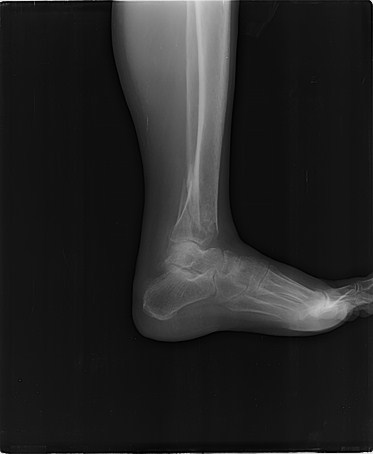
#> input picture ID001-xray.png, 373 x 454 px, found by its file name
$ python 07_noise_floor.py
#> lines starting #> are read from the running program, lines starting #| are printed output that depends on the picture
### multi-agent-single-model/qwen3.8-27b/ID001-xray_analysis/scripts/common.py
import os
import numpy as np
import cv2
from PIL import Image

BASE = "/home/ralph/projects/ufsc/pablo-xray-tests-claude/ID001-xray_analysis"
IMG_DIR = os.path.join(BASE, "images")
ORIG = os.path.join(IMG_DIR, "ID001-xray.png")


def load_gray():
    img = Image.open(ORIG).convert("L")
    return np.array(img, dtype=np.uint8)


def load_rgb():
    return np.array(Image.open(ORIG), dtype=np.uint8)


def clahe(gray, clip=3.0, tile=(8, 8)):
    return cv2.createCLAHE(clipLimit=clip, tileGridSize=tile).apply(gray)


# [16 lines left out: functions crop_zoom, save, not called in this run]


def unsharp(gray, sigma=2.0, amount=2.0):
    blurred = cv2.GaussianBlur(gray, (0, 0), sigma)
    return np.clip(gray.astype(np.int16) + amount * (gray.astype(np.int16) - blurred.astype(np.int16)), 0, 255).astype(np.uint8)

### multi-agent-single-model/qwen3.8-27b/ID001-xray_analysis/scripts/07_noise_floor.py
"""[15] Noise floor / practical detection limit, measured on the ORIGINAL only. Outputs a chart figure."""
import os
import sys
import cv2
import numpy as np
import matplotlib
matplotlib.use("Agg")
import matplotlib.pyplot as plt
sys.path.insert(0, os.path.dirname(os.path.abspath(__file__)))
from common import load_gray, save, BASE

g = load_gray()

rois = {
    "upper-left": (60, 180, 30, 100),
    "lower-left": (220, 340, 30, 100),
    "upper-right": (20, 200, 330, 365),
}
sigmas = {}
for name, (y0, y1, x0, x1) in rois.items():
    patch = g[y0:y1, x0:x1].astype(np.float64)
    sigmas[name] = float(patch.std())
    print(f"background ROI {name}: mean={patch.mean():.1f} sigma={patch.std():.2f}")
#> this loop made 3 passes
#| background ROI upper-left: mean=16.9 sigma=1.27
#| background ROI lower-left: mean=18.0 sigma=1.24
#| background ROI upper-right: mean=20.1 sigma=1.09
#> pass 1, `patch = g[y0:y1, x0:x1].astype(np.float64)`:
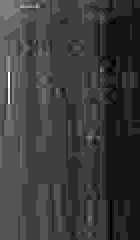
#> patch: shape (120, 70) float64 (shown 2 times larger); min 14, max 26, mean 16.9; drawn with min black and max white
#> pass 2, `patch = g[y0:y1, x0:x1].astype(np.float64)`:
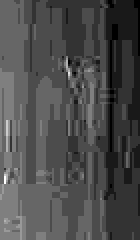
#> patch: shape (120, 70) float64 (shown 2 times larger); min 15, max 25, mean 18; drawn with min black and max white
#> pass 3, `patch = g[y0:y1, x0:x1].astype(np.float64)`:
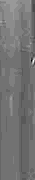
#> patch: shape (180, 35) float64; min 11, max 31, mean 20.1; drawn with min black and max white
#> after the loop, sigmas = {'upper-left': 1.27, 'lower-left': 1.24, 'upper-right': 1.09}


def edge_fwhm(profile, x0, y0, x1, direction="rising"):
#> called with profile = array of shape (35,), x0 = 135, y0 = 295, x1 = 170, direction = 'rising'
    p = profile.astype(np.float64)
#> p = 35 values, max 71 at index 16, min 30 at index 0, mean 57.2
    grad = np.gradient(p)
#> grad = 35 values, max 10 at index 8, min -6 at index 17, mean 0.971
    i = int(np.argmax(np.abs(grad)))
#> i = 8
    seg = p[max(0, i - 10):i + 10]
#> seg = 18 values, max 71 at index 16, min 30 at index 0, mean 53.06
    lo, hi = seg.min(), seg.max()
#> lo = 30; hi = 71
    if hi - lo < 5:
        return None, i
    rising = seg >= (lo + 0.5 * (hi - lo))
    idx = np.where(rising)[0]
#> idx = [9, 10, 11, 12, 13, 14, 15, 16, 17]
    return (idx.max() - idx.min() + 1) if len(idx) else None, i + max(0, i - 10)


# vertical edge: posterior calcaneal cortical rim at y=295 (profile across x)
fw1, _ = edge_fwhm(g[295, 135:170], 135, 295, 170)
#> fw1 = 9
# vertical edge: anterior tibial cortex mid-shaft at y=120 (profile across x)
fw2, _ = edge_fwhm(g[120, 195:235], 195, 120, 235)
#> fw2 = 6
# horizontal edge: distal tibial plafond at x=190 (profile across y)
fw3, _ = edge_fwhm(g[225:250, 190], 225, 190, 250)
#> fw3 = 11
print("edge FWHM px: calcaneal rim:", fw1, " tibial cortex y120:", fw2, " tibial plafond x190:", fw3)
#| edge FWHM px: calcaneal rim: 9  tibial cortex y120: 6  tibial plafond x190: 11

sigma_bg = float(np.mean(list(sigmas.values())))
#> sigma_bg = 1.2
fwhm = float(np.mean([v for v in (fw1, fw2, fw3) if v]))
#> fwhm = 8.67

fig, axes = plt.subplots(1, 2, figsize=(11, 4.5))
axes[0].bar(sigmas.keys(), sigmas.values(), color="#4878a8")
axes[0].set_title("Background noise sigma (grey levels), anatomy-free ROIs (original)")
axes[0].set_ylabel("sigma")
for i, v in enumerate(sigmas.values()):
    axes[0].text(i, v + 0.1, f"{v:.2f}", ha="center", fontsize=9)
#> this loop made 3 passes
#> v on passes 1 to 3: 1.27, 1.24, 1.09
vals = [v for v in (fw1, fw2, fw3) if v]
#> vals = [9, 6, 11]
axes[1].bar(["calcaneal\nrim y=295", "tibial cortex\ny=120", "tibial\nplafond x=190"], vals, color="#a87848")
axes[1].set_title("Edge spread (FWHM, px) at sharp cortices (original)")
axes[1].set_ylabel("FWHM px")
for i, v in enumerate(vals):
    axes[1].text(i, v + 0.05, f"{v}px", ha="center", fontsize=9)
#> this loop made 3 passes
#> v on passes 1 to 3: 9, 6, 11
fig.suptitle(f"Detection limit estimate: sigma_bg~{sigma_bg:.1f} grey, edge FWHM~{fwhm:.1f}px\n"
             f"A line shorter than ~{2*fwhm:.0f}px or with contrast <~{3*sigma_bg:.0f} grey levels is not reliably detectable.",
             fontsize=10)
fig.tight_layout()
path = os.path.join(BASE, "images", "15_noise_floor_chart.png")
fig.savefig(path, dpi=150)
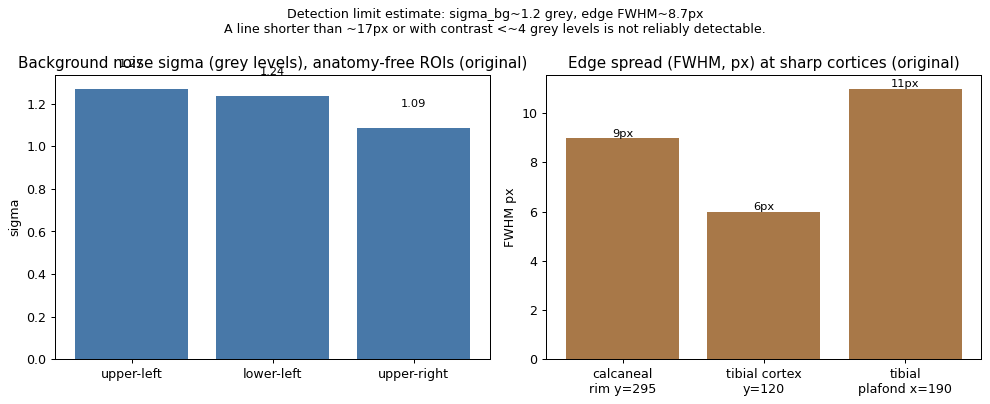
#> figure drawn by matplotlib, 2 panels; panel 1: tallest bar 1.27 high, from x = -0.4 to 0.4; panel 2: tallest bar 11 high, from x = 1.6 to 2.4
print("saved", path)

with open(os.path.join(BASE, "planning", "noise_floor.txt"), "w") as f:
    f.write(f"noise sigma per ROI: {sigmas}\nedge FWHM px: calcaneal={fw1}, tibial_cortex_y120={fw2}, tibial_plafond_x190={fw3}\n"
            f"mean sigma_bg={sigma_bg:.2f}; mean FWHM={fwhm:.2f}px\n"
            f"practical detection limit: line length <~{2*fwhm:.0f}px or contrast <~{3*sigma_bg:.0f} grey levels not reliably detectable\n")
